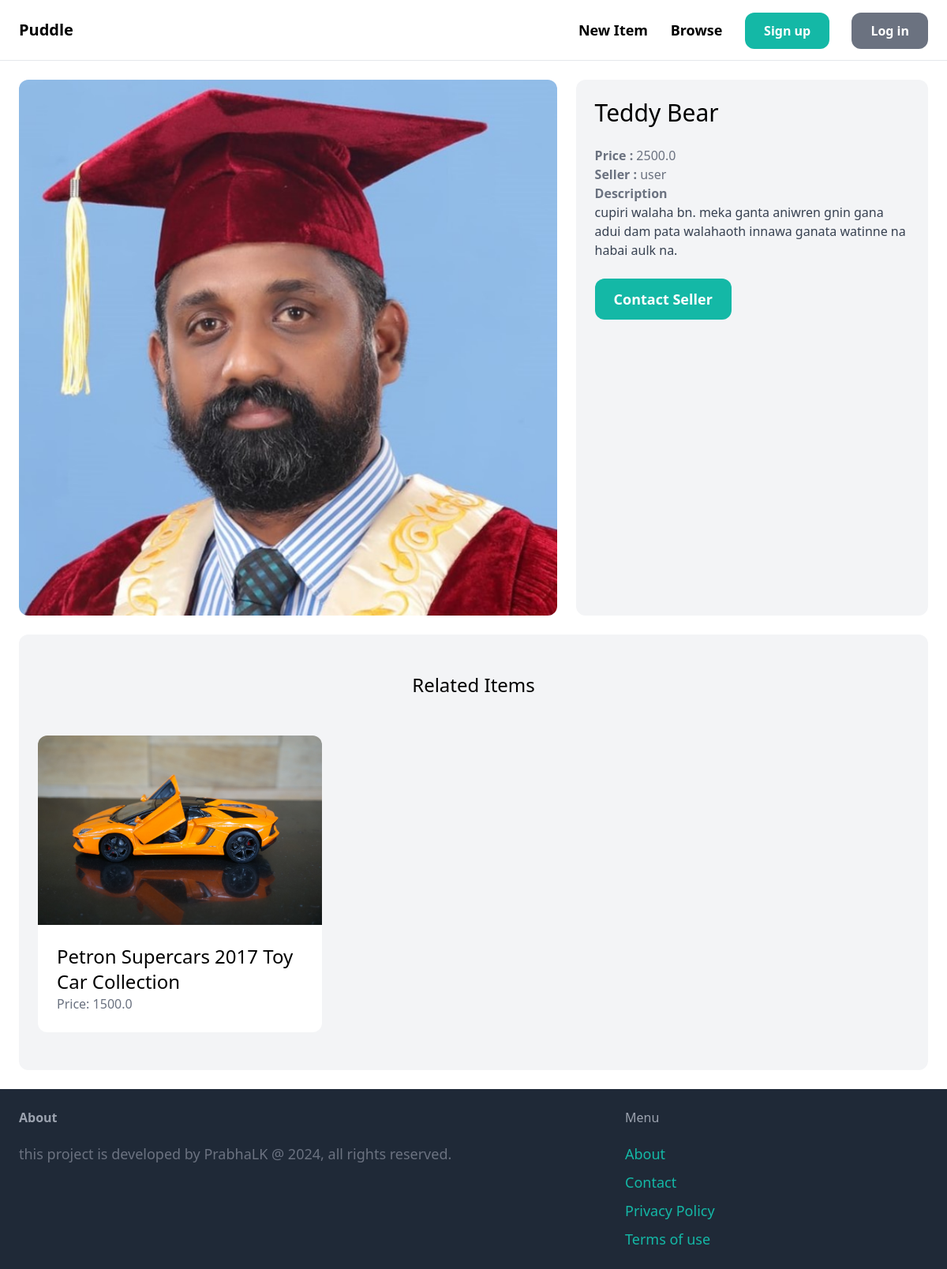
Page /items/1/ on the committed database.
### item/models.py (models this page shows, shortened)
class Item(models.Model):
    category = models.ForeignKey(Category, related_name='items', on_delete=models.CASCADE)
    name = models.CharField(max_length=255)
    description = models.TextField(blank=True, null=True)
    price = models.FloatField()
    image = models.ImageField(upload_to='item_images', blank=True, null=True)
    is_sold = models.BooleanField(default=False)
    created_by = models.ForeignKey(User, related_name='items', on_delete=models.CASCADE)
    created_at = models.DateTimeField(auto_now_add=True)

### item/views.py (the view)
# urls.py: path('<int:pk>/', views.detail, name='detail'),
def detail(request, pk):
    item = get_object_or_404(Item, pk=pk)
    related_items = Item.objects.filter(category=item.category, is_sold=False).exclude(pk=pk)[0:3]
    return render(request, 'item/detail.html',{
        'item':item,
        'related_items': related_items
    })

### item/templates/item/detail.html (shortened to what this page needs)
{% extends 'core/base.html' %}
{% block content %}
<div class = "grid grid-cols-5 gap-6">
   <div class = " col-span-3">
        <img src ="{{item.image.url}}" class = "rounded-xl">
   </div>
   <div class ="col-span-2 p-6 bg-gray-100 rounded-xl">
        <h1 class = "mb-6 text-3xl">{{item.name}}</h1>
        <p class = "text-gray-500"><strong>Price : </strong>{{item.price}}</p>
        <p class = "text-gray-500"><strong>Seller : </strong>{{item.created_by}}</p>
       {%if item.description%}
            <p class = "text-gray-700">
                <strong class ="text-gray-500"> Description</strong><br>
                {{item.description}}
            </p>
       {%endif%}
       {%if request.user == item.created_by%}
            <div class = "mt-6 p-6 bg-white rounded-xl">
                <p>this is your item</p>
                <a href="{%url 'item:edit' item.id%}" class="inline-block mt-6 px-6 py-3 text-lg font-semibold bg-green-500 text-white rounded-xl">
                    Edit</a>
                 <a href="{% url 'item:delete' item.id%}" class="inline-block mt-6 px-6 py-3 text-lg font-semibold bg-red-500 text-white rounded-xl">
                    Delete</a>
            </div>
        {% else%}
            <a href ="{% url 'conversation:new' item.id  %}" class="inline-block mt-6 px-6 py-3
                    text-lg font-semibold bg-teal-500
                    text-white rounded-xl hover:bg-teal-700">Contact Seller</a>
        {%endif%}
   </div>
</div>
<div class = "mt-6 px-6 py-12 bg-gray-100 rounded-xl">
    <h2 class = "mb-12 text-2xl text-center">Related Items</h2>
    <div class="grid grid-cols-3 gap-3">
        {% for item in related_items %}
            <div>
                <a href="{% url 'item:detail' item.id %}">
                    <div>
                        <img src="{{ item.image.url }}" class="rounded-t-xl">
                    </div>
                    <div class="p-6 bg-white rounded-b-xl">
                        <h2 class="text-2xl">{{ item.name }}</h2>
                        <p class="text-gray-500">Price: {{ item.price }}</p>
                    </div>
                </a>
            </div>
        {% endfor %}
    </div>
</div>
{% endblock %}

### rows in the picture
Item: image (picture), name "Teddy Bear", price "2500.0", created_by "user", description "cupiri walaha bn. meka ganta aniwren gnin gana adui dam pata walahaoth innawa ganata watinne na habai aulk na."
Item: image (picture), name "Petron Supercars 2017 Toy Car Collection", price "1500.0"
